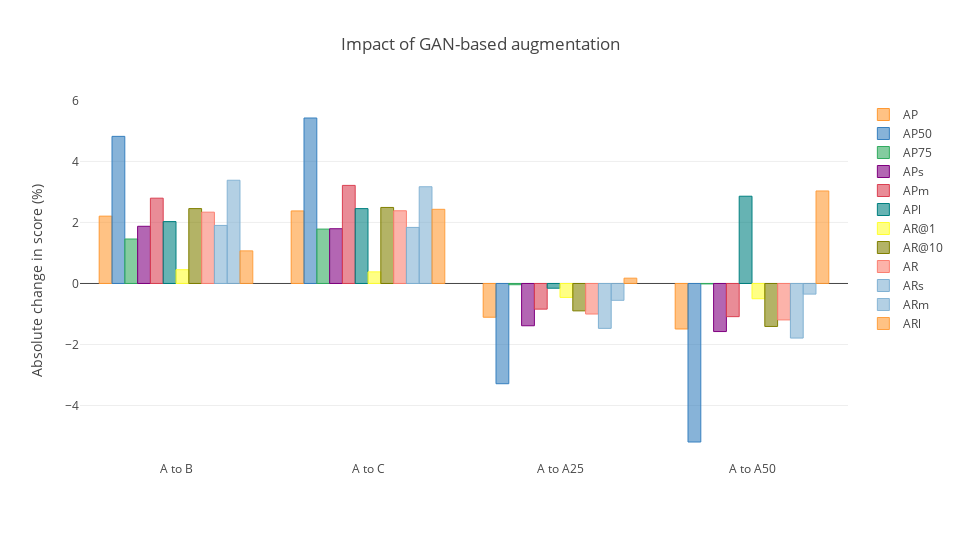

This figure's notebook cell:
### Code cell
layout = {
    "title": "Impact of GAN-based augmentation",
    "yaxis": {
        "title": "Absolute change in score (%)"
    },
    "width": 960,
    "height": 540
}
fig = df_combined.iplot(kind = "bar", y = ["AP", "AP50", "AP75", "APs", "APm", "APl", "AR@1", "AR@10", "AR", "ARs", "ARm", "ARl"], layout = layout, asFigure = True)
py.offline.iplot(fig, show_link = False, config = config)

### Figure 1 — Plotly figure (JSON) as saved in the notebook; plotly's stock layout.template omitted (floating-point values rounded to 4 significant figures)
{"data": [{"marker": {"color": "rgba(255, 153, 51, 0.6)", "line": {"color": "rgba(255, 153, 51, 1.0)", "width": 1}}, "name": "AP", "orientation": "v", "text": "", "type": "bar", "uid": "7e43ac10-f41b-4cb6-ada3-c332673bb05f", "x": ["A to B", "A to C", "A to A25", "A to A50"], "y": [2.206, 2.377, -1.106, -1.491]}, {"marker": {"color": "rgba(55, 128, 191, 0.6)", "line": {"color": "rgba(55, 128, 191, 1.0)", "width": 1}}, "name": "AP50", "orientation": "v", "text": "", "type": "bar", "uid": "ca61cbf0-8dca-497d-bfb4-9c410c461117", "x": ["A to B", "A to C", "A to A25", "A to A50"], "y": [4.821, 5.422, -3.285, -5.195]}, {"marker": {"color": "rgba(50, 171, 96, 0.6)", "line": {"color": "rgba(50, 171, 96, 1.0)", "width": 1}}, "name": "AP75", "orientation": "v", "text": "", "type": "bar", "uid": "a702445a-e0e9-4190-b174-b498ea829994", "x": ["A to B", "A to C", "A to A25", "A to A50"], "y": [1.457, 1.782, -0.04125, -0.01463]}, {"marker": {"color": "rgba(128, 0, 128, 0.6)", "line": {"color": "rgba(128, 0, 128, 1.0)", "width": 1}}, "name": "APs", "orientation": "v", "text": "", "type": "bar", "uid": "796b31fa-5ee6-44f3-88d0-b94c4be64599", "x": ["A to B", "A to C", "A to A25", "A to A50"], "y": [1.874, 1.794, -1.386, -1.576]}, {"marker": {"color": "rgba(219, 64, 82, 0.6)", "line": {"color": "rgba(219, 64, 82, 1.0)", "width": 1}}, "name": "APm", "orientation": "v", "text": "", "type": "bar", "uid": "2749fc71-15ff-460d-aea6-cab678e6b71c", "x": ["A to B", "A to C", "A to A25", "A to A50"], "y": [2.795, 3.214, -0.8413, -1.087]}, {"marker": {"color": "rgba(0, 128, 128, 0.6)", "line": {"color": "rgba(0, 128, 128, 1.0)", "width": 1}}, "name": "APl", "orientation": "v", "text": "", "type": "bar", "uid": "4a62f0cc-7c18-412e-b13e-a7013cae7c70", "x": ["A to B", "A to C", "A to A25", "A to A50"], "y": [2.028, 2.453, -0.1559, 2.859]}, {"marker": {"color": "rgba(255, 255, 51, 0.6)", "line": {"color": "rgba(255, 255, 51, 1.0)", "width": 1}}, "name": "AR@1", "orientation": "v", "text": "", "type": "bar", "uid": "2021d7b0-ea9f-4301-8579-ee805d870c20", "x": ["A to B", "A to C", "A to A25", "A to A50"], "y": [0.4517, 0.3804, -0.4569, -0.4998]}, {"marker": {"color": "rgba(128, 128, 0, 0.6)", "line": {"color": "rgba(128, 128, 0, 1.0)", "width": 1}}, "name": "AR@10", "orientation": "v", "text": "", "type": "bar", "uid": "14a29826-343d-488c-8859-71f1e63137f8", "x": ["A to B", "A to C", "A to A25", "A to A50"], "y": [2.454, 2.491, -0.8979, -1.408]}, {"marker": {"color": "rgba(251, 128, 114, 0.6)", "line": {"color": "rgba(251, 128, 114, 1.0)", "width": 1}}, "name": "AR", "orientation": "v", "text": "", "type": "bar", "uid": "5edb2435-aed4-43b0-a4a5-6d7c5755c20b", "x": ["A to B", "A to C", "A to A25", "A to A50"], "y": [2.336, 2.382, -1.001, -1.194]}, {"marker": {"color": "rgba(128, 177, 211, 0.6)", "line": {"color": "rgba(128, 177, 211, 1.0)", "width": 1}}, "name": "ARs", "orientation": "v", "text": "", "type": "bar", "uid": "acc28c59-cdbd-45f5-a7ea-b7060264faff", "x": ["A to B", "A to C", "A to A25", "A to A50"], "y": [1.902, 1.837, -1.471, -1.789]}, {"marker": {"color": "rgba(128, 177, 211, 0.6)", "line": {"color": "rgba(128, 177, 211, 0.8999999999999999)", "width": 1}}, "name": "ARm", "orientation": "v", "text": "", "type": "bar", "uid": "be1ad56f-93ce-43bc-b55e-5285a5899753", "x": ["A to B", "A to C", "A to A25", "A to A50"], "y": [3.383, 3.171, -0.5526, -0.3488]}, {"marker": {"color": "rgba(255, 153, 51, 0.6)", "line": {"color": "rgba(255, 153, 51, 0.8999999999999999)", "width": 1}}, "name": "ARl", "orientation": "v", "text": "", "type": "bar", "uid": "c967ab4b-df9e-453e-8bb0-5a6c7e840c1b", "x": ["A to B", "A to C", "A to A25", "A to A50"], "y": [1.069, 2.43, 0.174, 3.032]}], "layout": {"height": 540, "title": {"text": "Impact of GAN-based augmentation"}, "width": 960, "yaxis": {"title": {"text": "Absolute change in score (%)"}}}}
